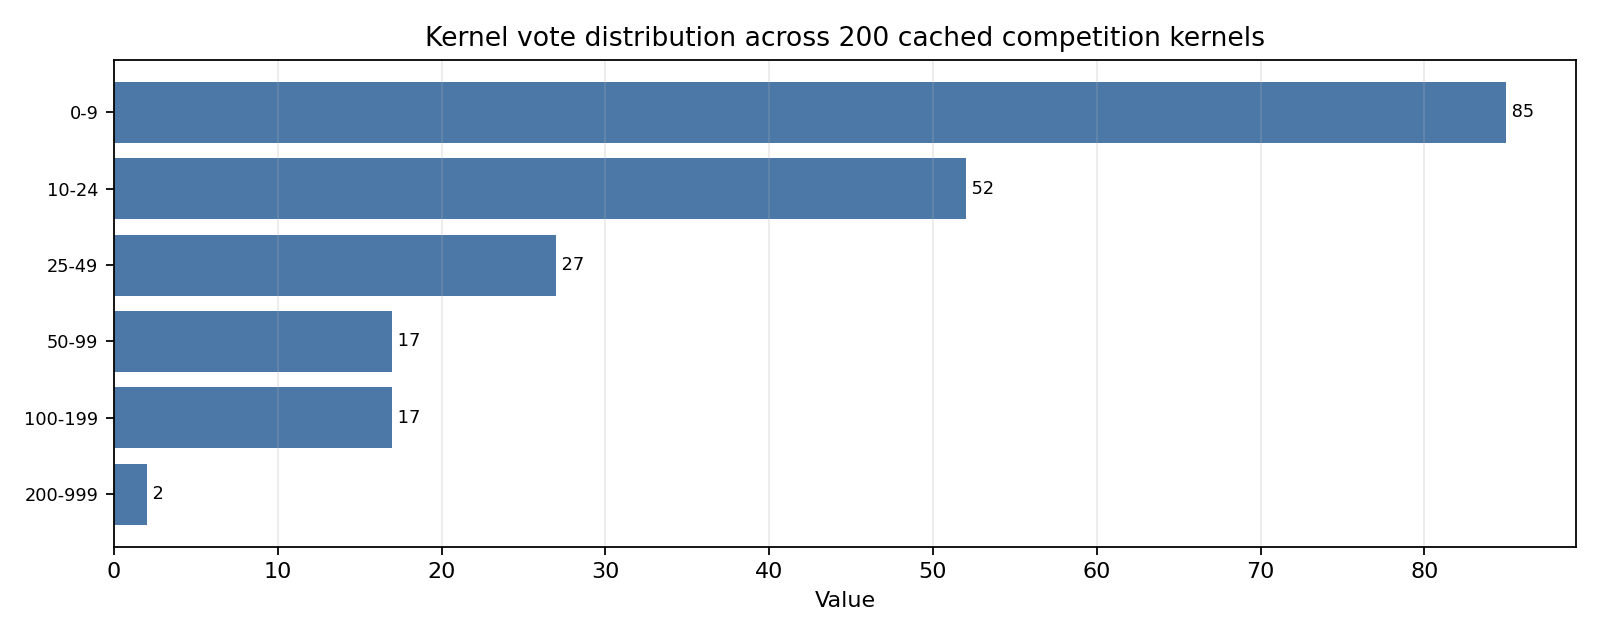

Generate this figure with Python:
import json, pathlib
import matplotlib.pyplot as plt
here = pathlib.Path(__file__).resolve().parent
name = pathlib.Path(__file__).stem
payload = json.loads((here / f"{name}.json").read_text())
series = payload["series"]
labels = [item["label"] for item in series]
values = [float(item["value"]) for item in series]
height = max(4, 0.35 * len(labels) + 1.5)
fig, ax = plt.subplots(figsize=(10, height))
y = range(len(labels))
ax.barh(list(y), values, color="#4C78A8")
ax.set_yticks(list(y))
ax.set_yticklabels(labels, fontsize=8)
ax.invert_yaxis()
ax.set_xlabel(payload.get("xlabel", "Value"))
ax.set_title(payload["title"])
for idx, value in enumerate(values):
    ax.text(value, idx, f" {value:g}", va="center", fontsize=8)
ax.grid(axis="x", alpha=0.25)
fig.tight_layout()
fig.savefig(here / f"{name}.png", dpi=160)
